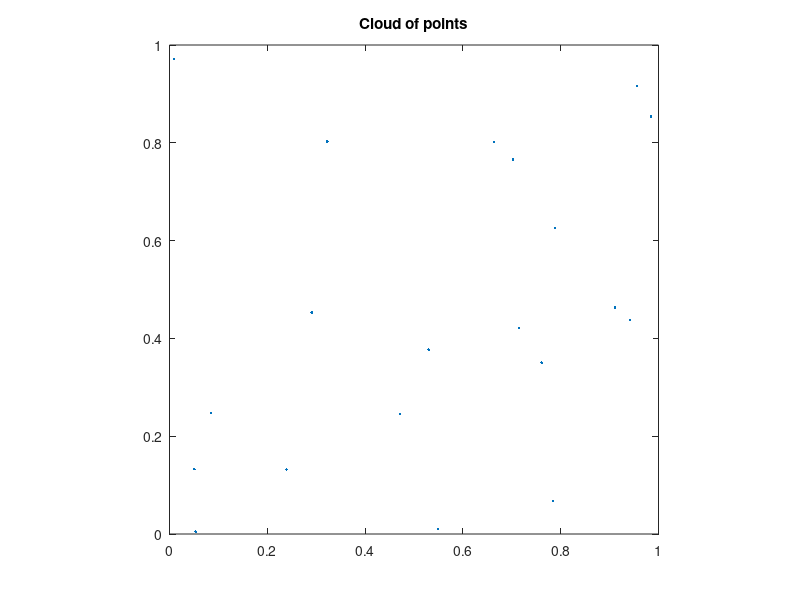

This figure's MATLAB source:
%% clear the workspace
clc;close all; clearvars;
%% Create n random points
n = 20;
points = rand(2,n);
%% Display the cloud of points in [0,1]²
figure;
plot(points(1,:), points(2,:), '.');
axis equal; axis square;
title('Cloud of points');
axis([0 1 0 1]);
hold on;
%% Get the 2 most distant points and their distance
maximum = 0;
for i = 1:n
    for j = 1:n
        % Euclidean distance
        distance = sqrt( (points(1,i) - points(1,j))^2 + (points(2,i) - points(2,j))^2 );
        if distance >= maximum
            maximum = distance;
            ax = points(1,i);
            ay = points(2,i);
            bx = points(1,j);
            by = points(2,j);
        end
    end
end
%% Construction of  the circle of radius = maximum / 2
radius = maximum / 2;
% coordinate of the center : 
cx = (ax + bx)/2;
cy = (ay + by)/2;
%% Check if all the points are inside of this circle
for i = 1:n
    distanceFromCenter = sqrt( (cx - points(1,i))^2 + (cy - points(2,i))^2  );
    if distanceFromCenter > radius
        break;
    end
end
%% If all the points are in the circle plot the circle
if i == n
    centre = [cx cy];
    pos = [centre - radius 2 * radius 2 * radius];
    rectangle('Position',pos,'Curvature',[1 1]);
    axis equal;
end
